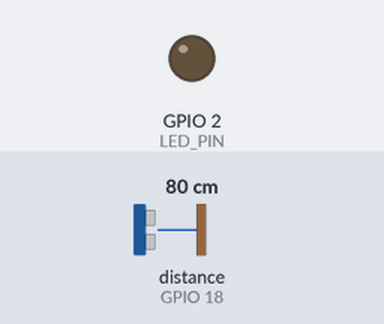
Bench run of a sketch on a simulated ESP32. Shown: output pins drawn as LEDs (lit = HIGH). Wiring (inferred from the names in the program): ultrasonic range finder: trigger GPIO 5; echo GPIO 18. Dashed ring = blinking. The test bench sets the inputs (shaded band); at power-on: distance to the obstacle (sensor on GPIO 18) 80 cm. The echo pulse lasts 58.3 µs per cm; EEPROM starts erased; nothing arrives over Bluetooth unless stated; a phone connects over Bluetooth LE 3 s after start; pins used as bus, display or sensor lines are not drawn; what the sketch prints to the serial monitor is not drawn.

Above: at 2.3 s.
2.4 s: distance to the obstacle (sensor on GPIO 18) set to 22 cm
At 4.4 s:
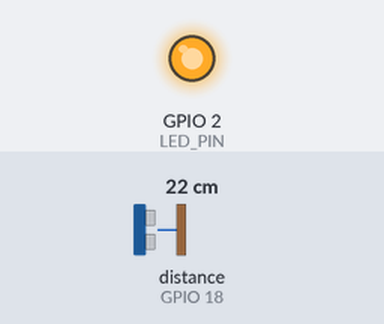
5.8 s: distance to the obstacle (sensor on GPIO 18) set to 18 cm
At 6.74 s:
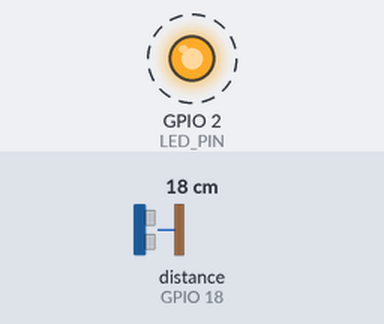
Timing chart, 0 to 15.2 s (numbered marks = the images above; inputs shaded):
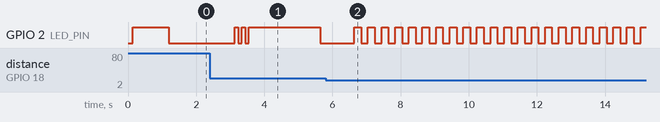

The sketch:

floodwatch_sensor.ino
```cpp
// (licence header left out)
#include <BLEDevice.h>
#include <BLEServer.h>
#include <BLEUtils.h>
#include <BLE2902.h>
#include <Preferences.h>

// ============================================================================
// CONFIGURATION - Modify these values for your setup
// ============================================================================

// Device identification
#define DEVICE_NAME "FloodWatch-001"    // Change for multiple sensors
#define FIRMWARE_VERSION "1.0.0"

// Pin assignments
#define TRIG_PIN 5                      // Ultrasonic trigger pin
#define ECHO_PIN 18                     // Ultrasonic echo pin
#define BATTERY_PIN 34                  // ADC pin for battery monitoring
#define TEMP_PIN 4                      // OneWire temperature sensor (optional)
#define LED_PIN 2                       // Built-in LED for status

// Sensor configuration
#define SENSOR_HEIGHT_CM 200.0          // Height of sensor above ground/riverbed
#define MIN_DISTANCE_CM 20.0            // Minimum valid distance reading
#define MAX_DISTANCE_CM 400.0           // Maximum valid distance reading
#define READINGS_FOR_AVERAGE 10         // Number of readings to average
#define OUTLIER_THRESHOLD 10.0          // Reject readings this far from median (cm)

// Timing configuration
#define MEASUREMENT_INTERVAL_MS 1000    // How often to take measurements
#define BLE_UPDATE_INTERVAL_MS 1000     // How often to send BLE updates
#define DEEP_SLEEP_INTERVAL_US 300000000 // 5 minutes in microseconds (battery mode)
#define BATTERY_CHECK_INTERVAL_MS 60000 // Check battery every minute

// Battery configuration
#define BATTERY_MIN_V 3.0               // Empty battery voltage
#define BATTERY_MAX_V 4.2               // Full battery voltage
#define LOW_BATTERY_THRESHOLD 20        // Warn at this percentage

// Alert thresholds (in cm)
#define ALERT_LEVEL_WATCH 50.0          // Yellow alert
#define ALERT_LEVEL_WARNING 100.0       // Orange alert
#define ALERT_LEVEL_CRITICAL 150.0      // Red alert
#define RAPID_RISE_THRESHOLD 5.0        // cm/hour considered rapid rise

// BLE UUIDs - Must match web app configuration
#define SERVICE_UUID        "12345678-1234-5678-1234-56789abcdef0"
#define WATER_LEVEL_UUID    "12345678-1234-5678-1234-56789abcdef1"
#define RISE_RATE_UUID      "12345678-1234-5678-1234-56789abcdef2"
#define BATTERY_UUID        "12345678-1234-5678-1234-56789abcdef3"
#define STATUS_UUID         "12345678-1234-5678-1234-56789abcdef4"

// ============================================================================
// GLOBAL VARIABLES
// ============================================================================

// BLE objects
BLEServer* pServer = NULL;
BLECharacteristic* pWaterLevelChar = NULL;
BLECharacteristic* pRiseRateChar = NULL;
BLECharacteristic* pBatteryChar = NULL;
BLECharacteristic* pStatusChar = NULL;

// Connection state
bool deviceConnected = false;
bool oldDeviceConnected = false;
uint32_t connectionCount = 0;

// Measurement data
float readings[READINGS_FOR_AVERAGE];
int readIndex = 0;
bool readingsInitialized = false;

float currentWaterLevel = 0;
float lastWaterLevel = 0;
float riseRate = 0;                     // cm per hour
float maxWaterLevel = 0;                // Peak level since boot
float minWaterLevel = 999;              // Minimum level since boot

// Battery monitoring
float batteryVoltage = 0;
float batteryPercent = 100.0;
bool lowBatteryWarning = false;

// Timing
unsigned long lastMeasurementTime = 0;
unsigned long lastBLEUpdateTime = 0;
unsigned long lastBatteryCheckTime = 0;
unsigned long bootTime = 0;

// Status
enum SensorStatus {
  STATUS_OK,
  STATUS_INITIALIZING,
  STATUS_NO_ECHO,
  STATUS_OUT_OF_RANGE,
  STATUS_LOW_BATTERY,
  STATUS_ERROR
};
SensorStatus currentStatus = STATUS_INITIALIZING;

// Preferences for persistent storage
Preferences preferences;

// ============================================================================
// BLE CALLBACKS
// ============================================================================

class ServerCallbacks : public BLEServerCallbacks {
  void onConnect(BLEServer* pServer) {
    deviceConnected = true;
    connectionCount++;
    Serial.println(">>> Client connected");
    blinkLED(3, 100);  // Quick triple blink on connect
  }

  void onDisconnect(BLEServer* pServer) {
    deviceConnected = false;
    Serial.println("<<< Client disconnected");
    blinkLED(1, 500);  // Long single blink on disconnect
  }
};

// ============================================================================
// SETUP
// ============================================================================

void setup() {
  Serial.begin(115200);
  delay(100);

  printBanner();

  // Initialize pins
  pinMode(TRIG_PIN, OUTPUT);
  pinMode(ECHO_PIN, INPUT);
  pinMode(BATTERY_PIN, INPUT);
  pinMode(LED_PIN, OUTPUT);

  // Initial LED state
  digitalWrite(LED_PIN, HIGH);

  // Initialize readings array
  for (int i = 0; i < READINGS_FOR_AVERAGE; i++) {
    readings[i] = 0;
  }

  // Load saved preferences
  loadPreferences();

  // Initialize BLE
  initBLE();

  // Record boot time
  bootTime = millis();

  // Take initial readings
  Serial.println("Taking initial readings...");
  for (int i = 0; i < READINGS_FOR_AVERAGE; i++) {
    float dist = measureDistance();
    if (dist > 0) {
      readings[i] = SENSOR_HEIGHT_CM - dist;
    }
    delay(100);
  }
  readingsInitialized = true;

  // Update initial water level
  currentWaterLevel = calculateFilteredWaterLevel();
  lastWaterLevel = currentWaterLevel;

  currentStatus = STATUS_OK;
  digitalWrite(LED_PIN, LOW);

  Serial.println("=== Sensor Ready ===");
  Serial.println();
}

// ============================================================================
// MAIN LOOP
// ============================================================================

void loop() {
  unsigned long currentMillis = millis();

  // Take measurements at regular intervals
  if (currentMillis - lastMeasurementTime >= MEASUREMENT_INTERVAL_MS) {
    lastMeasurementTime = currentMillis;

    // Measure distance and calculate water level
    float distance = measureDistance();

    if (distance > 0) {
      // Update readings array with new value
      float newLevel = SENSOR_HEIGHT_CM - distance;
      readings[readIndex] = newLevel;
      readIndex = (readIndex + 1) % READINGS_FOR_AVERAGE;

      // Calculate filtered water level
      currentWaterLevel = calculateFilteredWaterLevel();

      // Update min/max
      if (currentWaterLevel > maxWaterLevel) maxWaterLevel = currentWaterLevel;
      if (currentWaterLevel < minWaterLevel) minWaterLevel = currentWaterLevel;

      // Calculate rise rate
      calculateRiseRate();

      currentStatus = STATUS_OK;
    } else {
      currentStatus = (distance == -1) ? STATUS_NO_ECHO : STATUS_OUT_OF_RANGE;
    }
  }

  // Check battery periodically
  if (currentMillis - lastBatteryCheckTime >= BATTERY_CHECK_INTERVAL_MS) {
    lastBatteryCheckTime = currentMillis;
    updateBatteryLevel();

    if (batteryPercent < LOW_BATTERY_THRESHOLD) {
      currentStatus = STATUS_LOW_BATTERY;
      lowBatteryWarning = true;
    }
  }

  // Send BLE updates
  if (deviceConnected && (currentMillis - lastBLEUpdateTime >= BLE_UPDATE_INTERVAL_MS)) {
    lastBLEUpdateTime = currentMillis;
    sendBLEData();
  }

  // Handle BLE connection state changes
  handleBLEStateChange();

  // Print debug info every 5 seconds
  static unsigned long lastDebugPrint = 0;
  if (currentMillis - lastDebugPrint >= 5000) {
    lastDebugPrint = currentMillis;
    printDebugInfo();
  }

  // Status LED indication
  updateStatusLED();
}

// ============================================================================
// MEASUREMENT FUNCTIONS
// ============================================================================

float measureDistance() {
  // Send ultrasonic pulse
  digitalWrite(TRIG_PIN, LOW);
  delayMicroseconds(2);
  digitalWrite(TRIG_PIN, HIGH);
  delayMicroseconds(10);
  digitalWrite(TRIG_PIN, LOW);

  // Measure echo duration with timeout
  long duration = pulseIn(ECHO_PIN, HIGH, 30000);  // 30ms timeout (~5m range)

  if (duration == 0) {
    return -1;  // No echo received
  }

  // Calculate distance in cm
  // Speed of sound = 343 m/s at 20°C = 0.0343 cm/µs
  // Distance = duration * speed / 2 (round trip)
  float distance = duration * 0.0343 / 2.0;

  // Validate reading
  if (distance < MIN_DISTANCE_CM || distance > MAX_DISTANCE_CM) {
    return -2;  // Out of range
  }

  return distance;
}

float calculateFilteredWaterLevel() {
  if (!readingsInitialized) return 0;

  // Copy readings for sorting
  float sorted[READINGS_FOR_AVERAGE];
  for (int i = 0; i < READINGS_FOR_AVERAGE; i++) {
    sorted[i] = readings[i];
  }

  // Simple bubble sort for median calculation
  for (int i = 0; i < READINGS_FOR_AVERAGE - 1; i++) {
    for (int j = 0; j < READINGS_FOR_AVERAGE - i - 1; j++) {
      if (sorted[j] > sorted[j + 1]) {
        float temp = sorted[j];
        sorted[j] = sorted[j + 1];
        sorted[j + 1] = temp;
      }
    }
  }

  // Get median
  float median = sorted[READINGS_FOR_AVERAGE / 2];

  // Calculate average excluding outliers
  float sum = 0;
  int count = 0;
  for (int i = 0; i < READINGS_FOR_AVERAGE; i++) {
    if (abs(readings[i] - median) <= OUTLIER_THRESHOLD) {
      sum += readings[i];
      count++;
    }
  }

  return (count > 0) ? sum / count : median;
}

void calculateRiseRate() {
  static unsigned long lastRateCalcTime = 0;
  static float lastRateLevel = 0;

  unsigned long currentTime = millis();
  unsigned long timeDiff = currentTime - lastRateCalcTime;

  // Calculate rate every 10 seconds for stability
  if (timeDiff >= 10000) {
    if (lastRateCalcTime > 0) {
      float levelDiff = currentWaterLevel - lastRateLevel;
      // Convert to cm per hour: (cm / ms) * 3600000 ms/hr
      riseRate = (levelDiff / timeDiff) * 3600000.0;
    }

    lastRateCalcTime = currentTime;
    lastRateLevel = currentWaterLevel;
  }
}

// ============================================================================
// BATTERY FUNCTIONS
// ============================================================================

void updateBatteryLevel() {
  // Read ADC value (12-bit: 0-4095)
  int rawValue = analogRead(BATTERY_PIN);

  // ESP32 ADC with voltage divider (2x 10k resistors)
  // Actual voltage = (rawValue / 4095) * 3.3V * 2
  batteryVoltage = (rawValue / 4095.0) * 3.3 * 2.0;

  // Calculate percentage
  batteryPercent = ((batteryVoltage - BATTERY_MIN_V) / (BATTERY_MAX_V - BATTERY_MIN_V)) * 100.0;
  batteryPercent = constrain(batteryPercent, 0, 100);
}

// ============================================================================
// BLE FUNCTIONS
// ============================================================================

void initBLE() {
  Serial.println("Initializing BLE...");

  BLEDevice::init(DEVICE_NAME);
  pServer = BLEDevice::createServer();
  pServer->setCallbacks(new ServerCallbacks());

  // Create service
  BLEService* pService = pServer->createService(SERVICE_UUID);

  // Water level characteristic (notifiable)
  pWaterLevelChar = pService->createCharacteristic(
    WATER_LEVEL_UUID,
    BLECharacteristic::PROPERTY_READ | BLECharacteristic::PROPERTY_NOTIFY
  );
  pWaterLevelChar->addDescriptor(new BLE2902());

  // Rise rate characteristic (notifiable)
  pRiseRateChar = pService->createCharacteristic(
    RISE_RATE_UUID,
    BLECharacteristic::PROPERTY_READ | BLECharacteristic::PROPERTY_NOTIFY
  );
  pRiseRateChar->addDescriptor(new BLE2902());

  // Battery characteristic (notifiable)
  pBatteryChar = pService->createCharacteristic(
    BATTERY_UUID,
    BLECharacteristic::PROPERTY_READ | BLECharacteristic::PROPERTY_NOTIFY
  );
  pBatteryChar->addDescriptor(new BLE2902());

  // Status characteristic (read only)
  pStatusChar = pService->createCharacteristic(
    STATUS_UUID,
    BLECharacteristic::PROPERTY_READ
  );

  // Start service
  pService->start();

  // Start advertising
  BLEAdvertising* pAdvertising = BLEDevice::getAdvertising();
  pAdvertising->addServiceUUID(SERVICE_UUID);
  pAdvertising->setScanResponse(true);
  pAdvertising->setMinPreferred(0x06);
  pAdvertising->setMinPreferred(0x12);
  BLEDevice::startAdvertising();

  Serial.println("BLE advertising started");
  Serial.print("Device name: ");
  Serial.println(DEVICE_NAME);
}

void sendBLEData() {
  // Pack water level data: level (float) + rise rate (float) = 8 bytes
  uint8_t levelData[8];
  float levelCm = currentWaterLevel;  // Already in cm
  memcpy(levelData, &levelCm, 4);
  memcpy(levelData + 4, &riseRate, 4);
  pWaterLevelChar->setValue(levelData, 8);
  pWaterLevelChar->notify();

  // Send rise rate separately
  uint8_t rateData[4];
  memcpy(rateData, &riseRate, 4);
  pRiseRateChar->setValue(rateData, 4);
  pRiseRateChar->notify();

  // Send battery level (0-100)
  uint8_t batteryByte = (uint8_t)batteryPercent;
  pBatteryChar->setValue(&batteryByte, 1);
  pBatteryChar->notify();

  // Update status string
  const char* statusStr = getStatusString();
  pStatusChar->setValue(statusStr);
}

void handleBLEStateChange() {
  // Disconnection handling
  if (!deviceConnected && oldDeviceConnected) {
    delay(500);  // Give BLE stack time
    pServer->startAdvertising();
    Serial.println("Restarted BLE advertising");
    oldDeviceConnected = deviceConnected;
  }

  // New connection
  if (deviceConnected && !oldDeviceConnected) {
    oldDeviceConnected = deviceConnected;
  }
}

// ============================================================================
// UTILITY FUNCTIONS
// ============================================================================

const char* getStatusString() {
  switch (currentStatus) {
    case STATUS_OK: return "ok";
    case STATUS_INITIALIZING: return "initializing";
    case STATUS_NO_ECHO: return "no_echo";
    case STATUS_OUT_OF_RANGE: return "out_of_range";
    case STATUS_LOW_BATTERY: return "low_battery";
    case STATUS_ERROR: return "error";
    default: return "unknown";
  }
}

const char* getAlertLevel() {
  if (currentWaterLevel >= ALERT_LEVEL_CRITICAL) return "CRITICAL";
  if (currentWaterLevel >= ALERT_LEVEL_WARNING) return "WARNING";
  if (currentWaterLevel >= ALERT_LEVEL_WATCH) return "WATCH";
  return "NORMAL";
}

void blinkLED(int times, int delayMs) {
  for (int i = 0; i < times; i++) {
    digitalWrite(LED_PIN, HIGH);
    delay(delayMs);
    digitalWrite(LED_PIN, LOW);
    if (i < times - 1) delay(delayMs);
  }
}

void updateStatusLED() {
  static unsigned long lastBlink = 0;
  static bool ledState = false;
  unsigned long currentMillis = millis();

  int blinkInterval;

  switch (currentStatus) {
    case STATUS_OK:
      blinkInterval = deviceConnected ? 2000 : 5000;  // Slow blink when OK
      break;
    case STATUS_LOW_BATTERY:
      blinkInterval = 500;  // Fast blink for low battery
      break;
    case STATUS_NO_ECHO:
    case STATUS_OUT_OF_RANGE:
    case STATUS_ERROR:
      blinkInterval = 200;  // Very fast for errors
      break;
    default:
      blinkInterval = 1000;
  }

  if (currentMillis - lastBlink >= blinkInterval) {
    lastBlink = currentMillis;
    ledState = !ledState;
    digitalWrite(LED_PIN, ledState);
  }
}

void loadPreferences() {
  preferences.begin("floodwatch", true);  // Read-only
  // Future: load calibration values, alert thresholds, etc.
  preferences.end();
}

void savePreferences() {
  preferences.begin("floodwatch", false);  // Read-write
  // Future: save calibration values, alert thresholds, etc.
  preferences.end();
}

// ============================================================================
// DEBUG FUNCTIONS
// ============================================================================

void printBanner() {
  Serial.println();
  Serial.println("╔════════════════════════════════════════════╗");
  Serial.println("║         FloodWatch Water Sensor            ║");
  Serial.println("║                                            ║");
  Serial.print("║  Version: ");
  Serial.print(FIRMWARE_VERSION);
  Serial.println("                          ║");
  Serial.print("║  Device:  ");
  Serial.print(DEVICE_NAME);
  Serial.println("                    ║");
  Serial.println("╚════════════════════════════════════════════╝");
  Serial.println();
}

void printDebugInfo() {
  Serial.println("┌──────────────────────────────────────────┐");
  Serial.print("│ Water Level: ");
  Serial.print(currentWaterLevel, 1);
  Serial.print(" cm");
  Serial.print("  [");
  Serial.print(getAlertLevel());
  Serial.println("]");

  Serial.print("│ Rise Rate:   ");
  Serial.print(riseRate, 2);
  Serial.print(" cm/hr");
  if (abs(riseRate) > RAPID_RISE_THRESHOLD) {
    Serial.print(" ⚠ RAPID");
  }
  Serial.println();

  Serial.print("│ Min/Max:     ");
  Serial.print(minWaterLevel, 1);
  Serial.print(" / ");
  Serial.print(maxWaterLevel, 1);
  Serial.println(" cm");

  Serial.print("│ Battery:     ");
  Serial.print(batteryPercent, 0);
  Serial.print("% (");
  Serial.print(batteryVoltage, 2);
  Serial.print("V)");
  if (lowBatteryWarning) Serial.print(" ⚠ LOW");
  Serial.println();

  Serial.print("│ Status:      ");
  Serial.println(getStatusString());

  Serial.print("│ BLE:         ");
  Serial.print(deviceConnected ? "Connected" : "Advertising");
  Serial.print(" (");
  Serial.print(connectionCount);
  Serial.println(" total)");

  Serial.print("│ Uptime:      ");
  printUptime();

  Serial.println("└──────────────────────────────────────────┘");
  Serial.println();
}

void printUptime() {
  unsigned long uptime = (millis() - bootTime) / 1000;
  unsigned long hours = uptime / 3600;
  unsigned long minutes = (uptime % 3600) / 60;
  unsigned long seconds = uptime % 60;

  if (hours > 0) {
    Serial.print(hours);
    Serial.print("h ");
  }
  Serial.print(minutes);
  Serial.print("m ");
  Serial.print(seconds);
  Serial.println("s");
}
```

Measured:
- the behaviour switches between 21 and 20 cm on distance to the obstacle (sensor on GPIO 18) (found by bisection; images 1 and 2)
- after the input at 5.8 s, GPIO 2 (LED_PIN): alternates HIGH for 0.20 s and LOW for 0.20 s, starting after 0.84 s
